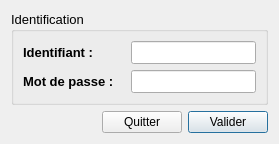
<?xml version="1.0" encoding="UTF-8"?>
<ui version="4.0">
 <class>Identification</class>
 <widget class="QDialog" name="Identification">
  <property name="geometry">
   <rect>
    <x>0</x>
    <y>0</y>
    <width>279</width>
    <height>137</height>
   </rect>
  </property>
  <property name="sizePolicy">
   <sizepolicy hsizetype="Fixed" vsizetype="Fixed">
    <horstretch>0</horstretch>
    <verstretch>0</verstretch>
   </sizepolicy>
  </property>
  <property name="maximumSize">
   <size>
    <width>279</width>
    <height>137</height>
   </size>
  </property>
  <property name="windowTitle">
   <string>Dialog</string>
  </property>
  <layout class="QVBoxLayout" name="verticalLayout_2">
   <item>
    <widget class="QGroupBox" name="groupBox">
     <property name="font">
      <font>
       <pointsize>10</pointsize>
      </font>
     </property>
     <property name="title">
      <string>Identification</string>
     </property>
     <layout class="QVBoxLayout" name="verticalLayout">
      <item>
       <layout class="QGridLayout" name="gridLayout">
        <item row="0" column="1">
         <widget class="QLineEdit" name="lineEditId">
          <property name="sizePolicy">
           <sizepolicy hsizetype="Fixed" vsizetype="Minimum">
            <horstretch>0</horstretch>
            <verstretch>0</verstretch>
           </sizepolicy>
          </property>
          <property name="minimumSize">
           <size>
            <width>0</width>
            <height>0</height>
           </size>
          </property>
          <property name="maximumSize">
           <size>
            <width>150</width>
            <height>16777215</height>
           </size>
          </property>
         </widget>
        </item>
        <item row="1" column="1">
         <widget class="QLineEdit" name="lineEditMdp">
          <property name="sizePolicy">
           <sizepolicy hsizetype="Fixed" vsizetype="Minimum">
            <horstretch>0</horstretch>
            <verstretch>0</verstretch>
           </sizepolicy>
          </property>
          <property name="minimumSize">
           <size>
            <width>0</width>
            <height>0</height>
           </size>
          </property>
          <property name="maximumSize">
           <size>
            <width>150</width>
            <height>16777215</height>
           </size>
          </property>
         </widget>
        </item>
        <item row="0" column="0">
         <widget class="QLabel" name="labelId">
          <property name="sizePolicy">
           <sizepolicy hsizetype="Minimum" vsizetype="Minimum">
            <horstretch>0</horstretch>
            <verstretch>0</verstretch>
           </sizepolicy>
          </property>
          <property name="font">
           <font>
            <pointsize>10</pointsize>
            <bold>true</bold>
           </font>
          </property>
          <property name="text">
           <string>Identifiant :</string>
          </property>
         </widget>
        </item>
        <item row="1" column="0">
         <widget class="QLabel" name="labelMdp">
          <property name="sizePolicy">
           <sizepolicy hsizetype="Minimum" vsizetype="Minimum">
            <horstretch>0</horstretch>
            <verstretch>0</verstretch>
           </sizepolicy>
          </property>
          <property name="font">
           <font>
            <pointsize>10</pointsize>
            <bold>true</bold>
           </font>
          </property>
          <property name="text">
           <string>Mot de passe : </string>
          </property>
         </widget>
        </item>
       </layout>
      </item>
     </layout>
    </widget>
   </item>
   <item>
    <layout class="QHBoxLayout" name="horizontalLayout">
     <property name="sizeConstraint">
      <enum>QLayout::SetMinimumSize</enum>
     </property>
     <item>
      <spacer name="horizontalSpacer">
       <property name="orientation">
        <enum>Qt::Horizontal</enum>
       </property>
       <property name="sizeHint" stdset="0">
        <size>
         <width>40</width>
         <height>20</height>
        </size>
       </property>
      </spacer>
     </item>
     <item>
      <widget class="QPushButton" name="bQuitter">
       <property name="focusPolicy">
        <enum>Qt::NoFocus</enum>
       </property>
       <property name="text">
        <string>Quitter</string>
       </property>
      </widget>
     </item>
     <item>
      <widget class="QPushButton" name="bValider">
       <property name="text">
        <string>Valider</string>
       </property>
      </widget>
     </item>
    </layout>
   </item>
  </layout>
 </widget>
 <tabstops>
  <tabstop>lineEditId</tabstop>
  <tabstop>lineEditMdp</tabstop>
  <tabstop>bValider</tabstop>
  <tabstop>bQuitter</tabstop>
 </tabstops>
 <resources/>
 <connections/>
</ui>
